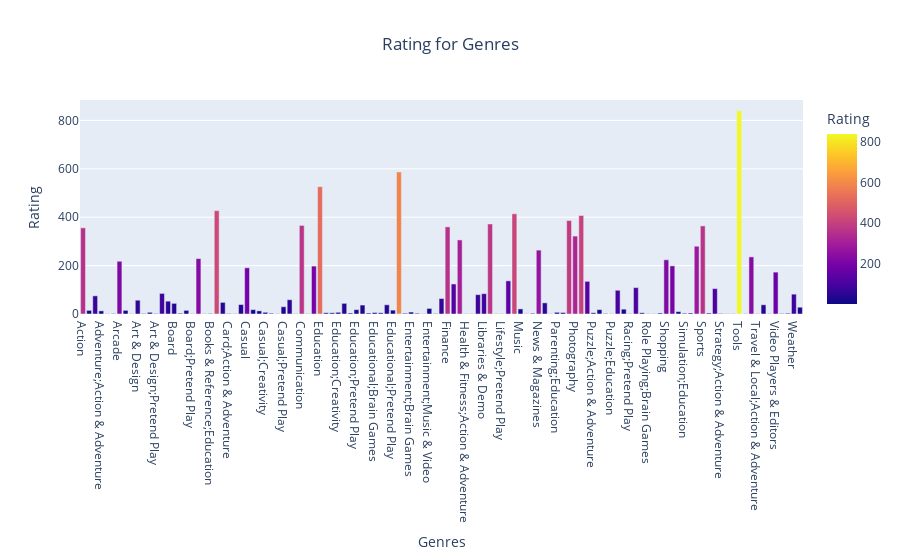

Write notebook code for a chart like this one.
### Code cell
testing_fig=px.bar(
    testing,
    x='Genres',
    y='Rating',
    color='Rating',
    labels={'App':'Apps_Count'}, title ='Rating for Genres'
)
testing_fig.update_layout(title_text='Rating for Genres', title_x=0.5)

### Figure 1 — Plotly figure (JSON) as saved in the notebook; plotly's stock layout.template omitted (floating-point values rounded to 4 significant figures)
{"data": [{"alignmentgroup": "True", "hovertemplate": "Genres=%{x}<br>Rating=%{marker.color}<extra></extra>", "legendgroup": "", "marker": {"color": [356, 15, 75, 13, 1, 2, 218, 15, 1, 57, 2, 7, 2, 85, 53, 44, 3, 15, 1, 229, 1, 2, 427, 48, 2, 1, 39, 191, 18, 13, 7, 3, 1, 30, 59, 1, 366, 1, 198, 526, 5, 5, 7, 44, 4, 18, 37, 4, 6, 5, 38, 16, 587, 3, 8, 3, 1, 23, 2, 64, 360, 124, 306, 1, 1, 80, 84, 372, 1, 1, 137, 414, 21, 1, 3, 264, 46, 1, 7, 6, 386, 322, 407, 135, 5, 18, 2, 1, 98, 20, 1, 109, 5, 1, 1, 4, 224, 199, 10, 3, 4, 280, 364, 4, 105, 2, 1, 1, 840, 1, 236, 1, 38, 1, 173, 2, 3, 82, 28], "coloraxis": "coloraxis", "pattern": {"shape": ""}}, "name": "", "offsetgroup": "", "orientation": "v", "showlegend": false, "textposition": "auto", "type": "bar", "x": ["Action", "Action;Action & Adventure", "Adventure", "Adventure;Action & Adventure", "Adventure;Brain Games", "Adventure;Education", "Arcade", "Arcade;Action & Adventure", "Arcade;Pretend Play", "Art & Design", "Art & Design;Action & Adventure", "Art & Design;Creativity", "Art & Design;Pretend Play", "Auto & Vehicles", "Beauty", "Board", "Board;Action & Adventure", "Board;Brain Games", "Board;Pretend Play", "Books & Reference", "Books & Reference;Creativity", "Books & Reference;Education", "Business", "Card", "Card;Action & Adventure", "Card;Brain Games", "Casino", "Casual", "Casual;Action & Adventure", "Casual;Brain Games", "Casual;Creativity", "Casual;Education", "Casual;Music & Video", "Casual;Pretend Play", "Comics", "Comics;Creativity", "Communication", "Communication;Creativity", "Dating", "Education", "Education;Action & Adventure", "Education;Brain Games", "Education;Creativity", "Education;Education", "Education;Music & Video", "Education;Pretend Play", "Educational", "Educational;Action & Adventure", "Educational;Brain Games", "Educational;Creativity", "Educational;Education", "Educational;Pretend Play", "Entertainment", "Entertainment;Action & Adventure", "Entertainment;Brain Games", "Entertainment;Creativity", "Entertainment;Education", "Entertainment;Music & Video", "Entertainment;Pretend Play", "Events", "Finance", "Food & Drink", "Health & Fitness", "Health & Fitness;Action & Adventure", "Health & Fitness;Education", "House & Home", "Libraries & Demo", "Lifestyle", "Lifestyle;Education", "Lifestyle;Pretend Play", "Maps & Navigation", "Medical", "Music", "Music & Audio;Music & Video", "Music;Music & Video", "News & Magazines", "Parenting", "Parenting;Brain Games", "Parenting;Education", "Parenting;Music & Video", "Personalization", "Photography", "Productivity", "Puzzle", "Puzzle;Action & Adventure", "Puzzle;Brain Games", "Puzzle;Creativity", "Puzzle;Education", "Racing", "Racing;Action & Adventure", "Racing;Pretend Play", "Role Playing", "Role Playing;Action & Adventure", "Role Playing;Brain Games", "Role Playing;Education", "Role Playing;Pretend Play", "Shopping", "Simulation", "Simulation;Action & Adventure", "Simulation;Education", "Simulation;Pretend Play", "Social", "Sports", "Sports;Action & Adventure", "Strategy", "Strategy;Action & Adventure", "Strategy;Creativity", "Strategy;Education", "Tools", "Tools;Education", "Travel & Local", "Travel & Local;Action & Adventure", "Trivia", "Trivia;Education", "Video Players & Editors", "Video Players & Editors;Creativity", "Video Players & Editors;Music & Video", "Weather", "Word"], "xaxis": "x", "y": [356, 15, 75, 13, 1, 2, 218, 15, 1, 57, 2, 7, 2, 85, 53, 44, 3, 15, 1, 229, 1, 2, 427, 48, 2, 1, 39, 191, 18, 13, 7, 3, 1, 30, 59, 1, 366, 1, 198, 526, 5, 5, 7, 44, 4, 18, 37, 4, 6, 5, 38, 16, 587, 3, 8, 3, 1, 23, 2, 64, 360, 124, 306, 1, 1, 80, 84, 372, 1, 1, 137, 414, 21, 1, 3, 264, 46, 1, 7, 6, 386, 322, 407, 135, 5, 18, 2, 1, 98, 20, 1, 109, 5, 1, 1, 4, 224, 199, 10, 3, 4, 280, 364, 4, 105, 2, 1, 1, 840, 1, 236, 1, 38, 1, 173, 2, 3, 82, 28], "yaxis": "y"}], "layout": {"barmode": "relative", "coloraxis": {"colorbar": {"title": {"text": "Rating"}}, "colorscale": [[0, "#0d0887"], [0.1111, "#46039f"], [0.2222, "#7201a8"], [0.3333, "#9c179e"], [0.4444, "#bd3786"], [0.5556, "#d8576b"], [0.6667, "#ed7953"], [0.7778, "#fb9f3a"], [0.8889, "#fdca26"], [1, "#f0f921"]]}, "legend": {"tracegroupgap": 0}, "title": {"text": "Rating for Genres", "x": 0.5}, "xaxis": {"anchor": "y", "domain": [0, 1], "title": {"text": "Genres"}}, "yaxis": {"anchor": "x", "domain": [0, 1], "title": {"text": "Rating"}}}}
